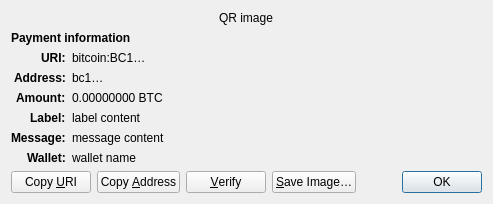
<?xml version="1.0" encoding="UTF-8"?>
<ui version="4.0">
 <class>ReceiveRequestDialog</class>
 <widget class="QDialog" name="ReceiveRequestDialog">
  <property name="geometry">
   <rect>
    <x>0</x>
    <y>0</y>
    <width>413</width>
    <height>229</height>
   </rect>
  </property>
  <property name="windowTitle">
   <string>Request payment to …</string>
  </property>
  <layout class="QGridLayout" name="gridLayout" columnstretch="0,1">
   <property name="sizeConstraint">
    <enum>QLayout::SetFixedSize</enum>
   </property>
   <item row="0" column="0" colspan="2" alignment="Qt::AlignHCenter">
    <widget class="QRImageWidget" name="qr_code">
     <property name="text">
      <string notr="true">QR image</string>
     </property>
     <property name="textInteractionFlags">
      <set>Qt::NoTextInteraction</set>
     </property>
    </widget>
   </item>
   <item row="1" column="0" colspan="2">
    <widget class="QLabel" name="payment_header">
     <property name="font">
      <font>
       <weight>75</weight>
       <bold>true</bold>
      </font>
     </property>
     <property name="text">
      <string>Payment information</string>
     </property>
     <property name="textInteractionFlags">
      <set>Qt::NoTextInteraction</set>
     </property>
    </widget>
   </item>
   <item row="2" column="0" alignment="Qt::AlignRight|Qt::AlignTop">
    <widget class="QLabel" name="uri_tag">
     <property name="font">
      <font>
       <weight>75</weight>
       <bold>true</bold>
      </font>
     </property>
     <property name="text">
      <string notr="true">URI:</string>
     </property>
     <property name="textFormat">
      <enum>Qt::PlainText</enum>
     </property>
     <property name="textInteractionFlags">
      <set>Qt::NoTextInteraction</set>
     </property>
    </widget>
   </item>
   <item row="2" column="1" alignment="Qt::AlignTop">
    <widget class="QLabel" name="uri_content">
     <property name="text">
      <string notr="true">bitcoin:BC1…</string>
     </property>
     <property name="textFormat">
      <enum>Qt::RichText</enum>
     </property>
     <property name="wordWrap">
      <bool>true</bool>
     </property>
     <property name="textInteractionFlags">
      <set>Qt::TextSelectableByMouse</set>
     </property>
    </widget>
   </item>
   <item row="3" column="0" alignment="Qt::AlignRight|Qt::AlignTop">
    <widget class="QLabel" name="address_tag">
     <property name="font">
      <font>
       <weight>75</weight>
       <bold>true</bold>
      </font>
     </property>
     <property name="text">
      <string>Address:</string>
     </property>
     <property name="textInteractionFlags">
      <set>Qt::NoTextInteraction</set>
     </property>
    </widget>
   </item>
   <item row="3" column="1" alignment="Qt::AlignTop">
    <widget class="QLabel" name="address_content">
     <property name="text">
      <string notr="true">bc1…</string>
     </property>
     <property name="textFormat">
      <enum>Qt::PlainText</enum>
     </property>
     <property name="textInteractionFlags">
      <set>Qt::TextSelectableByMouse</set>
     </property>
    </widget>
   </item>
   <item row="4" column="0" alignment="Qt::AlignRight|Qt::AlignTop">
    <widget class="QLabel" name="amount_tag">
     <property name="font">
      <font>
       <weight>75</weight>
       <bold>true</bold>
      </font>
     </property>
     <property name="text">
      <string>Amount:</string>
     </property>
     <property name="textInteractionFlags">
      <set>Qt::NoTextInteraction</set>
     </property>
    </widget>
   </item>
   <item row="4" column="1" alignment="Qt::AlignTop">
    <widget class="QLabel" name="amount_content">
     <property name="text">
      <string notr="true">0.00000000 BTC</string>
     </property>
     <property name="textFormat">
      <enum>Qt::PlainText</enum>
     </property>
     <property name="textInteractionFlags">
      <set>Qt::TextSelectableByMouse</set>
     </property>
    </widget>
   </item>
   <item row="5" column="0" alignment="Qt::AlignRight|Qt::AlignTop">
    <widget class="QLabel" name="label_tag">
     <property name="font">
      <font>
       <weight>75</weight>
       <bold>true</bold>
      </font>
     </property>
     <property name="text">
      <string>Label:</string>
     </property>
     <property name="textInteractionFlags">
      <set>Qt::NoTextInteraction</set>
     </property>
    </widget>
   </item>
   <item row="5" column="1" alignment="Qt::AlignTop">
    <widget class="QLabel" name="label_content">
     <property name="text">
      <string notr="true">label content</string>
     </property>
     <property name="textFormat">
      <enum>Qt::PlainText</enum>
     </property>
     <property name="wordWrap">
      <bool>true</bool>
     </property>
     <property name="textInteractionFlags">
      <set>Qt::TextSelectableByMouse</set>
     </property>
    </widget>
   </item>
   <item row="6" column="0" alignment="Qt::AlignRight|Qt::AlignTop">
    <widget class="QLabel" name="message_tag">
     <property name="font">
      <font>
       <weight>75</weight>
       <bold>true</bold>
      </font>
     </property>
     <property name="text">
      <string>Message:</string>
     </property>
     <property name="textInteractionFlags">
      <set>Qt::NoTextInteraction</set>
     </property>
    </widget>
   </item>
   <item row="6" column="1" alignment="Qt::AlignTop">
    <widget class="QLabel" name="message_content">
     <property name="text">
      <string notr="true">message content</string>
     </property>
     <property name="textFormat">
      <enum>Qt::PlainText</enum>
     </property>
     <property name="wordWrap">
      <bool>true</bool>
     </property>
     <property name="textInteractionFlags">
      <set>Qt::TextSelectableByMouse</set>
     </property>
    </widget>
   </item>
   <item row="7" column="0" alignment="Qt::AlignRight|Qt::AlignTop">
    <widget class="QLabel" name="wallet_tag">
     <property name="font">
      <font>
       <weight>75</weight>
       <bold>true</bold>
      </font>
     </property>
     <property name="text">
      <string>Wallet:</string>
     </property>
     <property name="textInteractionFlags">
      <set>Qt::NoTextInteraction</set>
     </property>
    </widget>
   </item>
   <item row="7" column="1" alignment="Qt::AlignTop">
    <widget class="QLabel" name="wallet_content">
     <property name="text">
      <string notr="true">wallet name</string>
     </property>
     <property name="textFormat">
      <enum>Qt::PlainText</enum>
     </property>
     <property name="wordWrap">
      <bool>true</bool>
     </property>
     <property name="textInteractionFlags">
      <set>Qt::TextSelectableByMouse</set>
     </property>
    </widget>
   </item>
   <item row="8" column="0" colspan="2">
    <layout class="QHBoxLayout" name="horizontalLayout">
     <item>
      <widget class="QPushButton" name="btnCopyURI">
       <property name="text">
        <string>Copy &amp;URI</string>
       </property>
       <property name="autoDefault">
        <bool>false</bool>
       </property>
      </widget>
     </item>
     <item>
      <widget class="QPushButton" name="btnCopyAddress">
       <property name="text">
        <string>Copy &amp;Address</string>
       </property>
       <property name="autoDefault">
        <bool>false</bool>
       </property>
      </widget>
     </item>
     <item>
      <widget class="QPushButton" name="btnVerify">
       <property name="text">
        <string>&amp;Verify</string>
       </property>
       <property name="toolTip">
        <string>Verify this address on e.g. a hardware wallet screen</string>
       </property>
       <property name="autoDefault">
        <bool>false</bool>
       </property>
      </widget>
     </item>
     <item>
      <widget class="QPushButton" name="btnSaveAs">
       <property name="text">
        <string>&amp;Save Image…</string>
       </property>
       <property name="autoDefault">
        <bool>false</bool>
       </property>
      </widget>
     </item>
     <item>
      <spacer name="horizontalSpacer_2">
       <property name="orientation">
        <enum>Qt::Horizontal</enum>
       </property>
       <property name="sizeHint" stdset="0">
        <size>
         <width>40</width>
         <height>20</height>
        </size>
       </property>
      </spacer>
     </item>
     <item>
      <widget class="QDialogButtonBox" name="buttonBox">
       <property name="focusPolicy">
        <enum>Qt::StrongFocus</enum>
       </property>
       <property name="standardButtons">
        <set>QDialogButtonBox::Ok</set>
       </property>
      </widget>
     </item>
    </layout>
   </item>
  </layout>
 </widget>
 <customwidgets>
  <customwidget>
   <class>QRImageWidget</class>
   <extends>QLabel</extends>
   <header>qt/qrimagewidget.h</header>
  </customwidget>
 </customwidgets>
 <tabstops>
  <tabstop>buttonBox</tabstop>
  <tabstop>btnCopyURI</tabstop>
  <tabstop>btnCopyAddress</tabstop>
  <tabstop>btnSaveAs</tabstop>
 </tabstops>
 <resources/>
 <connections>
  <connection>
   <sender>buttonBox</sender>
   <signal>accepted()</signal>
   <receiver>ReceiveRequestDialog</receiver>
   <slot>accept()</slot>
   <hints>
    <hint type="sourcelabel">
     <x>135</x>
     <y>230</y>
    </hint>
    <hint type="destinationlabel">
     <x>135</x>
     <y>126</y>
    </hint>
   </hints>
  </connection>
 </connections>
</ui>
